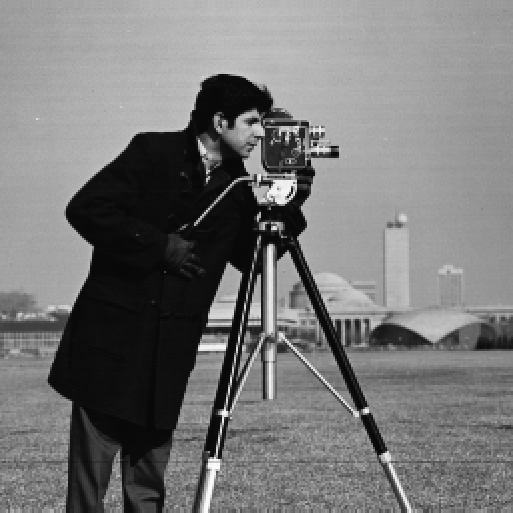
#> input picture Camera.png, 513 x 513 px
$ python Histogram_Equlization.py
#> lines starting #> are read from the running program, lines starting #| are printed output that depends on the picture
#histogram equalisation
import cv2
import matplotlib.pyplot as plt
img = cv2.imread('Camera.png',0) #The ',0' makes it read the image as a grayscale image
#> img is the input picture: shape (513, 513); min 7, max 253, mean 118.7
row, col = img.shape[:2]
#> row = 513; col = 513

# to make a histogram (count distribution frequency)
def df(img):
    values = [0]*256
    for i in range(img.shape[0]):
        for j in range(img.shape[1]):
            values[img[i,j]]+=1
    return values
# cumulative distribution frequency

def cdf(hist):
    cdf = [0] * len(hist)
#> cdf = 256 values from 0 to 0
    cdf[0] = hist[0]
    for i in range(1, len(hist)):
        cdf[i]= cdf[i-1]+hist[i]
#> after the loop, cdf = 256 values from 0 to 263169

    cdf = [ele*255/cdf[-1] for ele in cdf]
#> cdf = 256 values from 0 to 255
    return cdf

def equalize_image(image):
    my_cdf = cdf(df(img))
#> my_cdf = 256 values from 0 to 255
    import numpy as np
    image_equalized = np.interp(image, range(0,256), my_cdf)
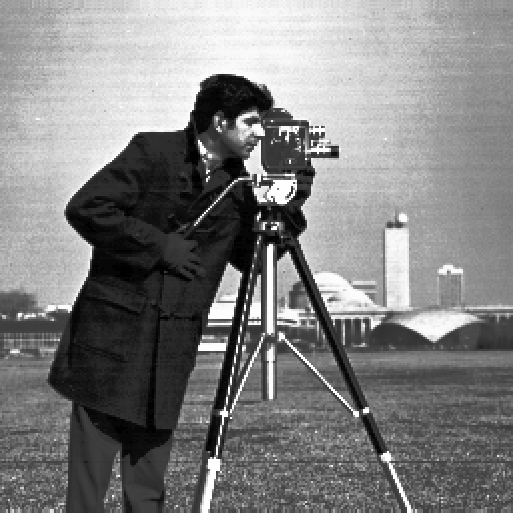
#> image_equalized: shape (513, 513) float64; min 0.0155, max 255, mean 128.8
    return image_equalized

eq = equalize_image(img)
cv2.imwrite('equalized.png', eq)
im=cv2.imread('equalized.png',0)
cv2.imshow('equalized',im)
plt.hist(img.ravel())
cv2.waitKey(100000)
cv2.destroyAllWindows()
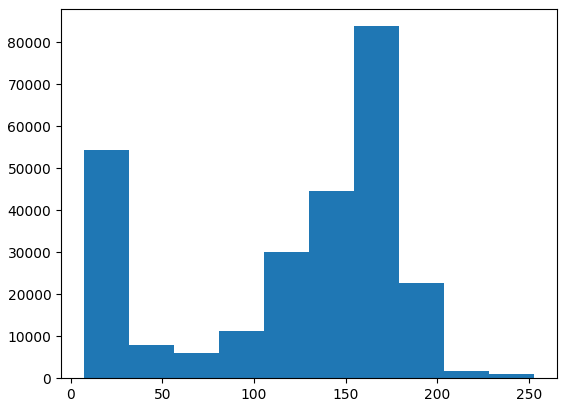
#> figure drawn by matplotlib, 1 panel; tallest bar 83763 high, from x = 154.6 to 179.2
